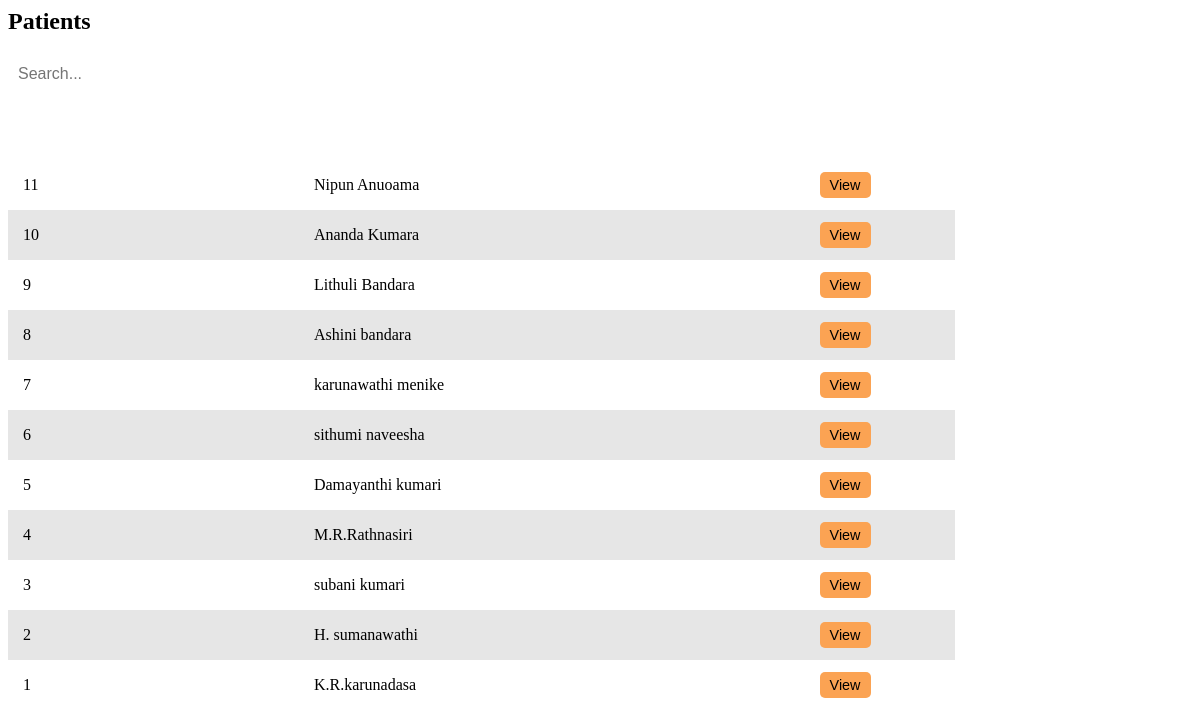
The app's page /reception/patients.php, older data.
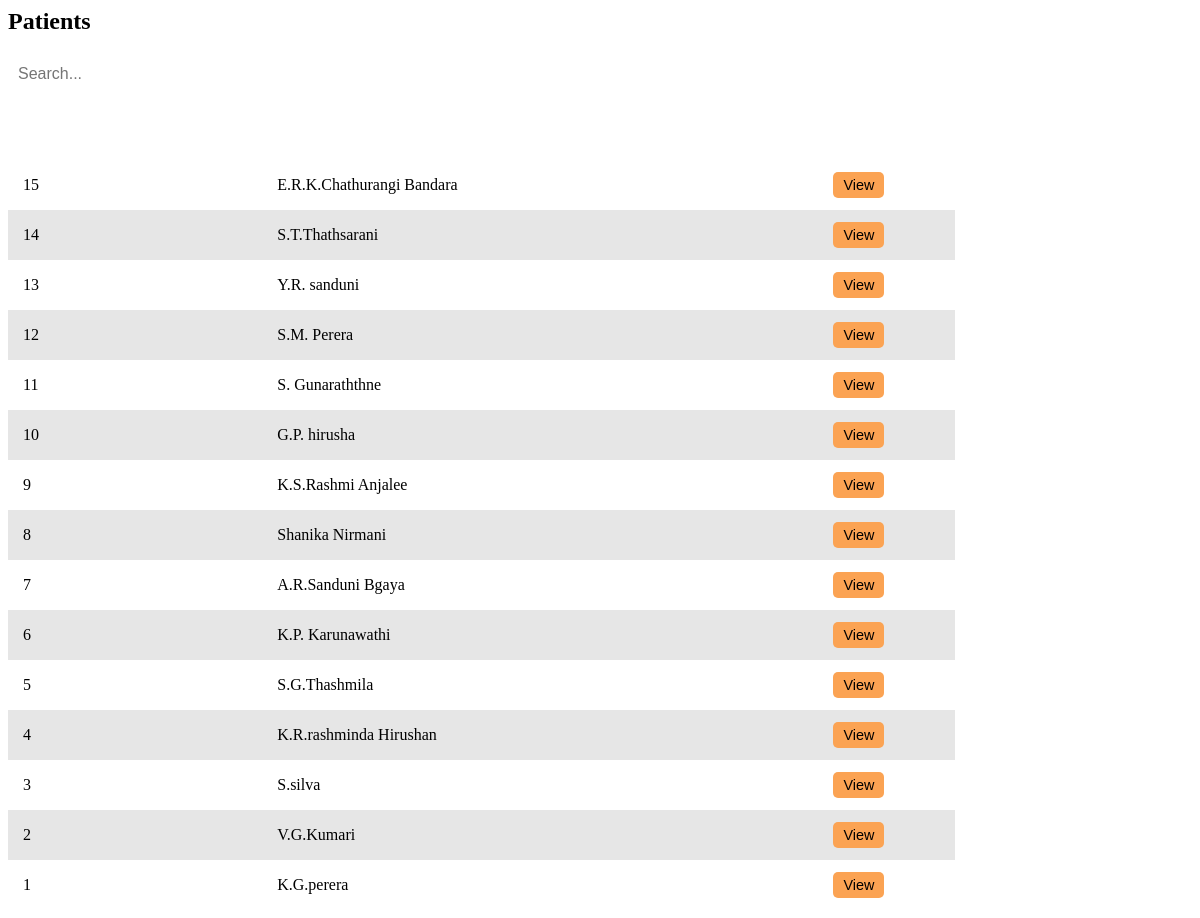
The same page, newer data.
### tables this page shows
CREATE TABLE IF NOT EXISTS `registered_patients` (
  `p_id` int NOT NULL AUTO_INCREMENT,
  `name` varchar(50) DEFAULT NULL,
  `mobile` varchar(12) DEFAULT NULL,
  `email` varchar(50) DEFAULT NULL,
  `id_num` varchar(20) DEFAULT NULL,
  `address` text,
  `age` int DEFAULT NULL,
  `register_date` datetime DEFAULT NULL,
  `reception_id` varchar(50) DEFAULT NULL,
  PRIMARY KEY (`p_id`),
  KEY `FK_register_patients_register_reception` (`reception_id`),
  CONSTRAINT `FK_register_patients_register_reception` FOREIGN KEY (`reception_id`) REFERENCES `registered_reception` (`id_num`)
);

### connection.php (called while the page is built, shortened)
<?php
class Database
{
    public static $connection;
    public static function SetUpConnection()
    {
        if (!isset(Database::$connection)) {
            Database::$connection = new mysqli(DB_HOST, DB_USER, DB_PASS, DB_NAME, DB_PORT);
        }
    }
    public static function search($q)
    {
        return Database::$connection->query($q);
    }
}

### reception/patients.php (the view, shortened to what this page needs)
<head>
</head>
<h2 class="content-title">Patients</h2>
<input type="text" id="searchBar" placeholder="Search..." onkeyup="filterTable()">
<table id="dataTable">
    <thead>
        <tr>
            <th>Patients ID</th>
            <th>Patients Name</th>
            <th style="text-align: center;">View</th>
        </tr>
    </thead>
    <tbody>
        <?php
        require_once "../connection.php";
        $patientResultSet = Database::search("SELECT * FROM `registered_patients` ORDER BY `p_id` DESC");
        $patientCount = $patientResultSet->num_rows;
        if ($patientCount > 0) {
            while ($patientResult = $patientResultSet->fetch_assoc()) {
        ?>
                <tr>
                    <td><?php echo $patientResult['p_id'] ?></td>
                    <td><?php echo $patientResult['name'] ?></td>
                    <td  style="text-align: center;"><button onclick="window.location.href='profile-view.php?p_id=<?php echo $patientResult['p_id'] ?>'" class="status-btn">View</button></td>
                </tr>
        <?php
            }
        }
        ?>
    </tbody>
</table>

### reception/patients.php (style rules this page uses)
#searchBar { width: 30%; min-width: 200px; padding: 10px; margin-bottom: 20px; border: 1px solid var(--medium-gray); border-radius: 5px; font-size: 16px; outline: none; }
table { width: 80%; border-collapse: collapse; margin-top: 5px; }
th, td { padding: 12px 15px; border: 1px solid var(--medium-gray); text-align: left; }
th { background-color: var(--base-color); color: white; }
tbody tr { cursor: pointer; }
tbody tr:nth-child(even) { background-color: #e6e6e6; }
.status-btn { padding: 5px 10px; border: none; border-radius: 5px; font-size: 0.9em; cursor: pointer; background-color: #fba353; }

Row changes from the older to the newer data that the page shows:
added registered_patients: p_id "15", name "E.R.K.Chathurangi Bandara"
added registered_patients: p_id "14", name "S.T.Thathsarani"
added registered_patients: p_id "13", name "Y.R. sanduni"
added registered_patients: p_id "12", name "S.M. Perera"
changed registered_patients id 11: name "Nipun Anuoama" → "S. Gunaraththne"
changed registered_patients id 10: name "Ananda Kumara" → "G.P. hirusha"
changed registered_patients id 9: name "Lithuli Bandara" → "K.S.Rashmi Anjalee"
changed registered_patients id 8: name "Ashini bandara" → "Shanika Nirmani"
changed registered_patients id 7: name "karunawathi menike" → "A.R.Sanduni Bgaya"
changed registered_patients id 6: name "sithumi naveesha" → "K.P. Karunawathi"
changed registered_patients id 5: name "Damayanthi kumari" → "S.G.Thashmila"
changed registered_patients id 4: name "M.R.Rathnasiri" → "K.R.rashminda Hirushan"
changed registered_patients id 3: name "subani kumari" → "S.silva"
changed registered_patients id 2: name "H. sumanawathi" → "V.G.Kumari"
changed registered_patients id 1: name "K.R.karunadasa" → "K.G.perera"
